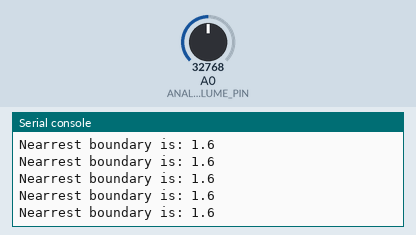
Bench run of a program on a simulated CircuitPython board. Shown: the last lines printed to the serial console. The inputs (shaded band) are chosen by the test bench; at power-on: A0 (ANALOG_VOLUME_PIN) = 32768 (analog values on the 0–65535 scale). USB keyboard and mouse output is not drawn; touch pads read as touched when driven HIGH.

Above: at 1.2 s.
1.3 s: A0 (ANALOG_VOLUME_PIN) set to 45874
At 2.0 s:
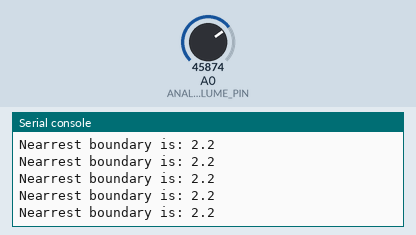
2.8 s: A0 (ANALOG_VOLUME_PIN) set to 32767
At 3.6 s:
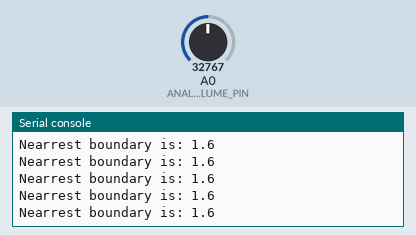

Measured:
- after the input at 1.3 s, the serial console: prints a new line at once (image 1)
- after the input at 2.8 s, the serial console: prints a new line at once (image 2)

The program:

PotentiometerVolumeControl.py
```python
import time
import board
import touchio
import digitalio
import analogio
import usb_hid
from adafruit_hid.keyboard import Keyboard
from adafruit_hid.keyboard_layout_us import KeyboardLayoutUS
from adafruit_hid.keycode import Keycode
from adafruit_hid.consumer_control import ConsumerControl
from adafruit_hid.consumer_control_code import ConsumerControlCode

# keyboard setup
keyboard = Keyboard(usb_hid.devices)
keyboard_layout = KeyboardLayoutUS(keyboard)

# setup for consumer control use
cc = ConsumerControl(usb_hid.devices)


########## CONSTANTS ##########

# capacitive touch setup
TOUCH_PIN = touchio.TouchIn(board.A3)

# analog input setup
ANALOG_VOLUME_PIN = analogio.AnalogIn(board.A0)

# total number of MAC volume divisions
MAC_TOTAL_VOLUME_DIVISIONS = 16
MAX_VOLTAGE = 3.3
ERROR = 0.25

# creating arr of volume boundaries
volume_boundary_array = [0] # include a starting zero in the array in order to have mute option
vol_fraction = round((MAX_VOLTAGE / MAC_TOTAL_VOLUME_DIVISIONS), 1)
sum = vol_fraction
for i in range(MAC_TOTAL_VOLUME_DIVISIONS):
    volume_boundary_array.append(sum)
    sum += vol_fraction


########## FUNCTIONS ##########
def get_voltage(pin):
    # converting ADC pin values to a 0 to ~3.3V range (accuracy may vary)
    # avg ADC max is around 64700
    # return (pin * 3.3) / 65535
    return (pin * 3.3) / 64700


def find_nearest_boundary(current_volt_val, error):
    for idx, array_val in enumerate(volume_boundary_array):
        if (array_val - error) <= current_volt_val and current_volt_val <= (array_val + error):
            print('Nearrest boundary is:', array_val)
            return idx


def up_or_down_determiner(current_position, last_position):
    # volume up
    if current_position > last_position:
        print('vol up')
        print('CURRENT VOLT POSITION:', current_position)
        cc.send(ConsumerControlCode.VOLUME_INCREMENT)
        return True

    # volume down
    elif current_position < last_position:
        print('vol down')
        print('CURRENT VOLT POSITION:', current_position)
        cc.send(ConsumerControlCode.VOLUME_DECREMENT)
        return True


########## GLOBAL VALS, INITIALIZATION, SETUP ##########
# determine current position of pot
# decrementing by max divisions
for i in range(MAC_TOTAL_VOLUME_DIVISIONS):
    cc.send(ConsumerControlCode.VOLUME_DECREMENT)

### determining current pot position and corresponding array vol voltage idx ###
analog_volume_pin_value = ANALOG_VOLUME_PIN.value
#print(analog_volume_pin_value)
current_volt = get_voltage(analog_volume_pin_value)
#print(current_volt)
current_position = find_nearest_boundary(current_volt, ERROR) # get the closest idx to determine init position
#print(current_position)
last_position = current_position

# increment volume (idx) amount of times to set current pot and corresponding volume position
for i in range(current_position):
    cc.send(ConsumerControlCode.VOLUME_INCREMENT)

while True:
    analog_volume_pin_value = ANALOG_VOLUME_PIN.value
    current_volt = get_voltage(analog_volume_pin_value)
    current_position = find_nearest_boundary(current_volt, ERROR)
    if up_or_down_determiner(current_position, last_position):
        last_position = current_position
    # print("analog vol pin", analog_volume_pin_value)
    #print("voltage vol pin", current_volt)
    # make a fast sleep time for better accuracy
    time.sleep(0.01)
```
